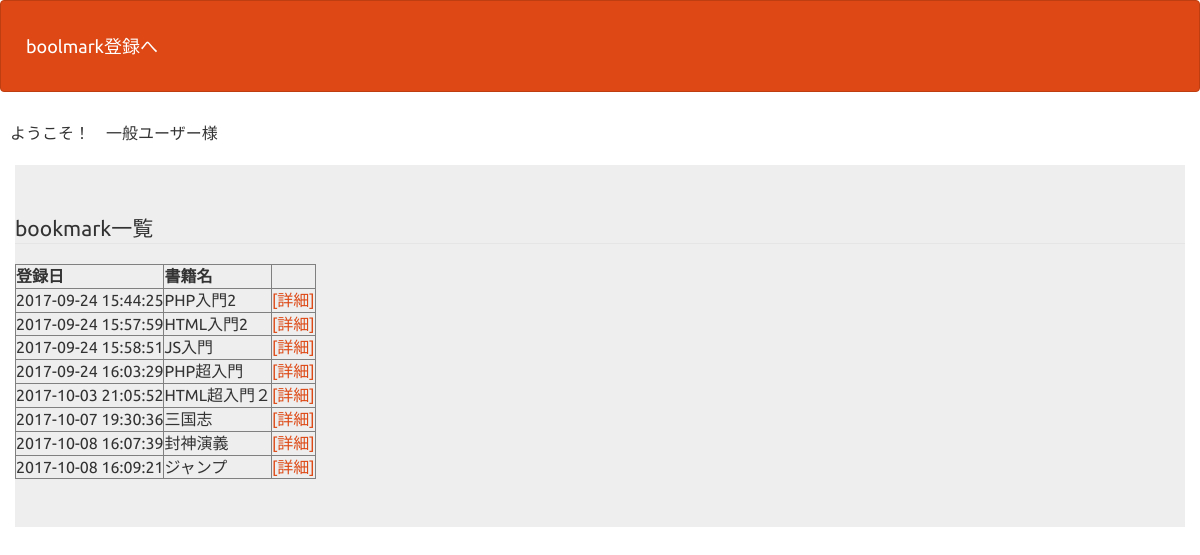
Screenshot of /free_select.php with the database file from the repository.
### tables this page shows
CREATE TABLE IF NOT EXISTS `gs_bm_table` (
`book_id` int(12) NOT NULL,
  `book_name` varchar(64) NOT NULL,
  `book_url` text NOT NULL,
  `book_comment` text NOT NULL,
  `create_date` datetime NOT NULL
);

### free_select.php (the view, shortened to what this page needs)
<?php
$pdo = db_con();
$stmt = $pdo->prepare("SELECT * FROM gs_bm_table ORDER BY book_id ASC");
$status = $stmt->execute();
$view_table='';
if($status==false){
	queryError($stmt);
}else{
	while($r = $stmt->fetch(PDO::FETCH_ASSOC)){
		$view_table .= '<tr>';
		$view_table .= '<td>'.$r["create_date"]."</td>";
		$view_table .= '<td>'.$r["book_name"].'</td>';
		$view_table .= '<td><a href ="free_bm_update_view.php?book_id='.$r["book_id"].'">'.'[詳細]</a>';
		$view_table .= '</tr>';
	}
}
$adminKind = '一般ユーザー';
?>
<!DOCTYPE html>
<html lang="ja">
<head>
<link rel="stylesheet" href="css/range.css">
<link href="css/bootstrap.min.css" rel="stylesheet">
</head>
<body id="main">
<header>
  <nav class="navbar navbar-default">
    <div class="container-fluid">
      <div class="navbar-header">
      <a class="navbar-brand" href="free_index.php">boolmark登録へ</a>
      </div>
    </div>
  </nav>
</header>
<div>ようこそ！　<?=$adminKind?>様</div>
<div>
    <div class="container jumbotron">
	<legend>bookmark一覧</legend>
	<table border="1">
	<tr>
		<th>登録日</th>
		<th>書籍名</th>
		<th></th>
	</tr>
	<?=$view_table?>
	</table>
    </div>
</div>
</body>
</html>

### free_select.php (style rules this page uses)
div { padding: 10px;font-size:16px; }

### rows the page displays
gs_bm_table: create_date "2017-09-24 15:44:25", book_name "PHP入門2"
gs_bm_table: create_date "2017-09-24 15:57:59", book_name "HTML入門2"
gs_bm_table: create_date "2017-09-24 15:58:51", book_name "JS入門"
gs_bm_table: create_date "2017-09-24 16:03:29", book_name "PHP超入門"
gs_bm_table: create_date "2017-10-03 21:05:52", book_name "HTML超入門２"
gs_bm_table: create_date "2017-10-07 19:30:36", book_name "三国志"
gs_bm_table: create_date "2017-10-08 16:07:39", book_name "封神演義"
gs_bm_table: create_date "2017-10-08 16:09:21", book_name "ジャンプ"

### other values shown
$adminKind "一般ユーザー"
